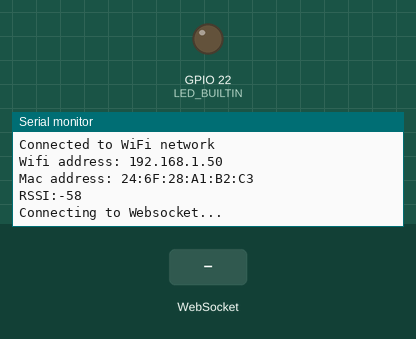
A program run on a simulated ESP32. Parts: output pins drawn as LEDs (lit = HIGH), the last lines printed to the serial monitor. The inputs (shaded band) are chosen by the test bench. WiFi joins after 1.5 s; servers stay silent unless stated.

Above: at 2.7 s.
2.8 s: WebSocket text "AUTH" received
At 3.5 s:
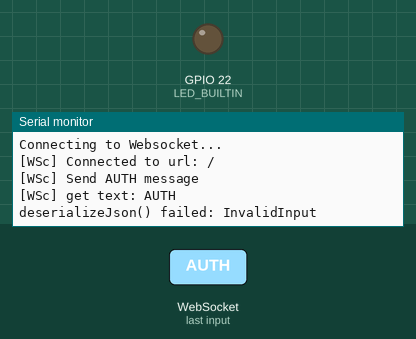
4.3 s: WebSocket text "SUCCESS" received
At 5.5 s:
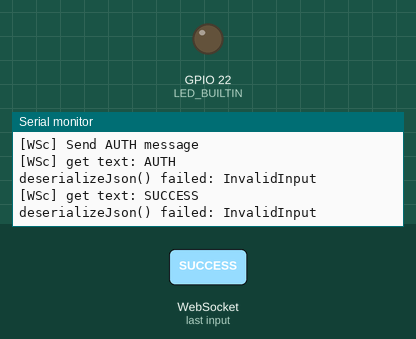
5.8 s: WebSocket text "GET_STATE" received
At 6.7 s:
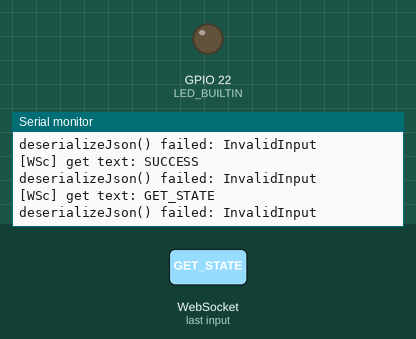

The program:

main.cpp
```cpp
#include <Arduino.h>
#include <WiFi.h>
#include <WebSocketsClient.h>
#include <ArduinoJson.h>


// #define WS_HOST "10.3.0.225"
// #define WS_PORT 3000
// #define WS_PATH "/"


#define WS_HOST "smart-stuff.seb6596.ovh"
#define WS_PORT 443
#define WS_PATH "/"

// #define SSID "IMERIR"
// #define WIFI_PSK ""


#define SSID "pico_seb"
#define WIFI_PSK "box_sebastien"

#define UUID "123456789"
#define TOKEN "987654321"

#define ON_OFF_PIN LED_BUILTIN


WebSocketsClient webSocket;
StaticJsonDocument<300> connectionObject;
StaticJsonDocument<300> stateObject;
String connectionString;

int LED_BUILTIN = 22;


void changeState(bool newState);


void webSocketEvent(WStype_t type, uint8_t *payload, size_t length)
{

    switch (type)
    {
    case WStype_DISCONNECTED:
        Serial.printf("[WSc] Disconnected!\n");
        delay(10000);
        break;
    case WStype_CONNECTED:

        Serial.printf("[WSc] Connected to url: %s\n", payload);
        Serial.println("[WSc] Send AUTH message");
        webSocket.sendTXT(connectionString);

        break;
    case WStype_TEXT:
        Serial.printf("[WSc] get text: %s\n", payload);

        DynamicJsonDocument received(200);

        DeserializationError error = deserializeJson(received, payload);
        if (error){
            Serial.print(F("deserializeJson() failed: "));
            Serial.println(error.c_str());
        }
        else{
            if(received["type"] == "AUTH"){
                if(received["state"] == "SUCCESS"){
                    Serial.println("Authentication success !");
                }else{
                    Serial.println("Authentication fail, please check you'r token and uuid !");
                }
            }else if(received["type"] == "GET_STATE"){
                String str;
                serializeJson(stateObject, str);
                webSocket.sendTXT(str);
            }else if(received["type"] == "COMMAND"){
                bool command = received["on"];
                Serial.printf("Receive commande on: %s\n", (command ? "true" : "false"));
                changeState(command);
                String str;
                serializeJson(stateObject, str);
                webSocket.sendTXT(str);
            }

        }
        break;
    }
}

void setup()
{
    Serial.begin(9600);
    Serial.setDebugOutput(true);

    // Prebuild json object
    connectionObject["type"] = "AUTH";
    connectionObject["uuid"] = UUID;
    connectionObject["token"] = TOKEN;

    stateObject["type"] = "STATE";
    stateObject["uuid"] = UUID;
    JsonObject state = stateObject.createNestedObject("state");
    state["on"] = false;


    serializeJson(connectionObject, connectionString);

    pinMode(LED_BUILTIN, OUTPUT);

    Serial.println("Init ESP...");

    WiFi.begin(SSID, WIFI_PSK);
    WiFi.setAutoReconnect(true);
    Serial.print("Connecting to WiFi...");
    while (WiFi.status() != WL_CONNECTED)
    {
        delay(500);
        Serial.print(".");
    }
    Serial.println("");
    Serial.println("Connected to WiFi network");
    Serial.print("Wifi address: ");
    Serial.println(WiFi.localIP());
    Serial.print("Mac address: ");
    Serial.println(WiFi.macAddress());
    Serial.print("RSSI:");
    Serial.println(WiFi.RSSI());

    Serial.println("Connecting to Websocket...");
    webSocket.beginSSL(WS_HOST, WS_PORT, WS_PATH);
    webSocket.onEvent(webSocketEvent);
    webSocket.setReconnectInterval(5000);

    // start heartbeat (optional)
    // ping server every 15000 ms
    // expect pong from server within 3000 ms
    // consider connection disconnected if pong is not received 2 times
    webSocket.enableHeartbeat(3000, 2000, 2);
}
void loop()
{
    webSocket.loop();
}

void changeState(bool newState){
    digitalWrite(ON_OFF_PIN, (newState ? HIGH : LOW));
    stateObject["state"]["on"] = newState;
}
```

Measured:
- after the input at 2.8 s, the serial monitor: prints a new line at once (image 1)
- after the input at 4.3 s, the serial monitor: prints a new line at once (image 2)
- after the input at 5.8 s, the serial monitor: prints a new line at once (image 3)
